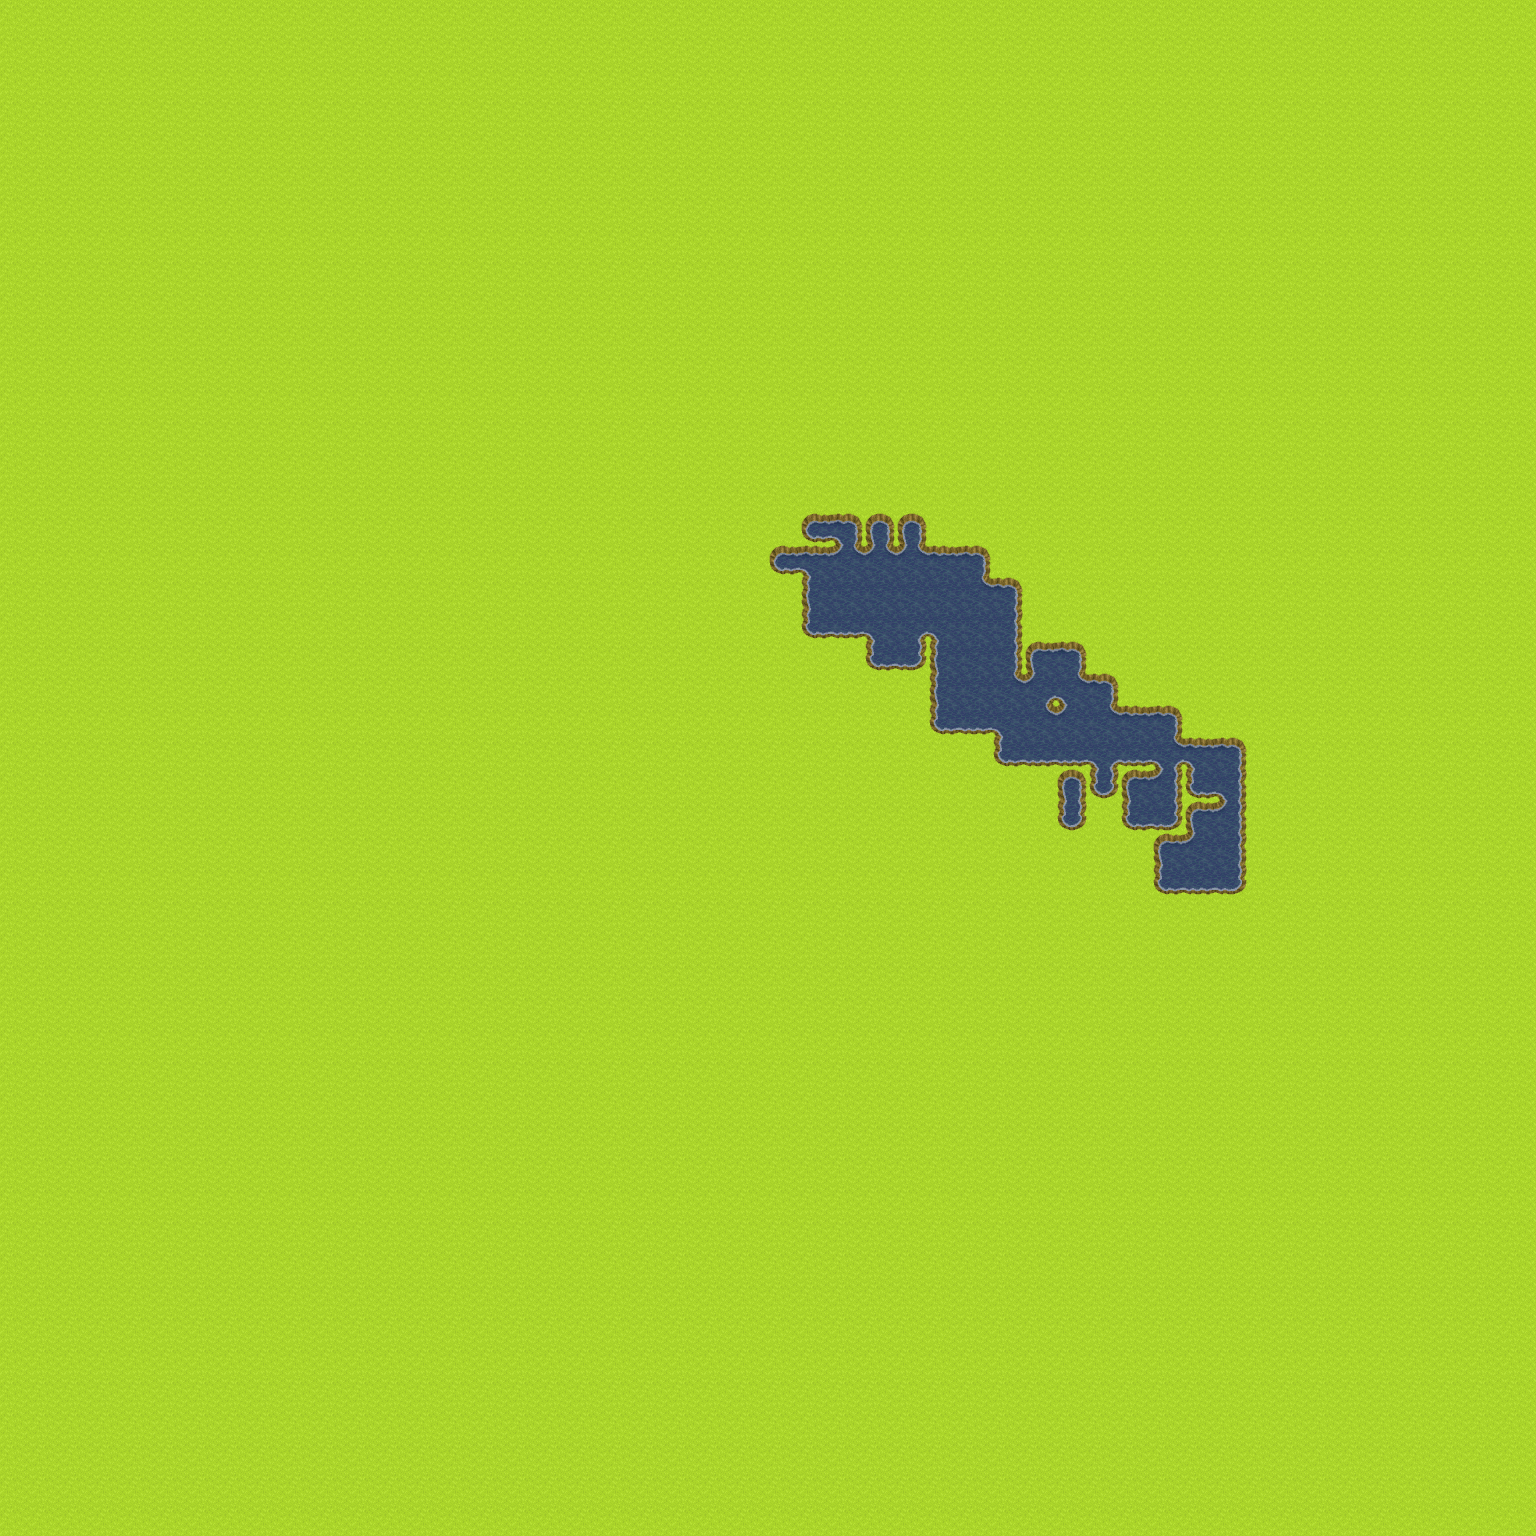

Tiled map render using the project's own tile images. Description and the map definition, with tile-layer contents summarised, below:
An orthogonal 48x48 tile map with 32x32 px tiles, 2 tile layers (Tile Layer 1, Tile Layer 2), 2 tilesets.

<map version="1.10" tiledversion="1.10.2" orientation="orthogonal" renderorder="right-down" width="48" height="48" tilewidth="32" tileheight="32" infinite="0" nextlayerid="3" nextobjectid="1">
 <tileset firstgid="1" source="Documents/Code/dimh/digimon/main/worlds/maps/[Base]BaseChip_pipo.tsx" />
 <tileset firstgid="1001" source="Documents/Code/dimh/digimon/main/worlds/maps/[A]Water_pipo.tsx" />
 <layer id="1" name="Tile Layer 1" width="48" height="48">
  <data>[2304 cells, 2304 non-empty, 1 distinct tile ids]</data>
 </layer>
 <layer id="2" name="Tile Layer 2" width="48" height="48">
  <data>[2304 cells, 71 non-empty, 25 distinct tile ids]</data>
 </layer>
</map>
